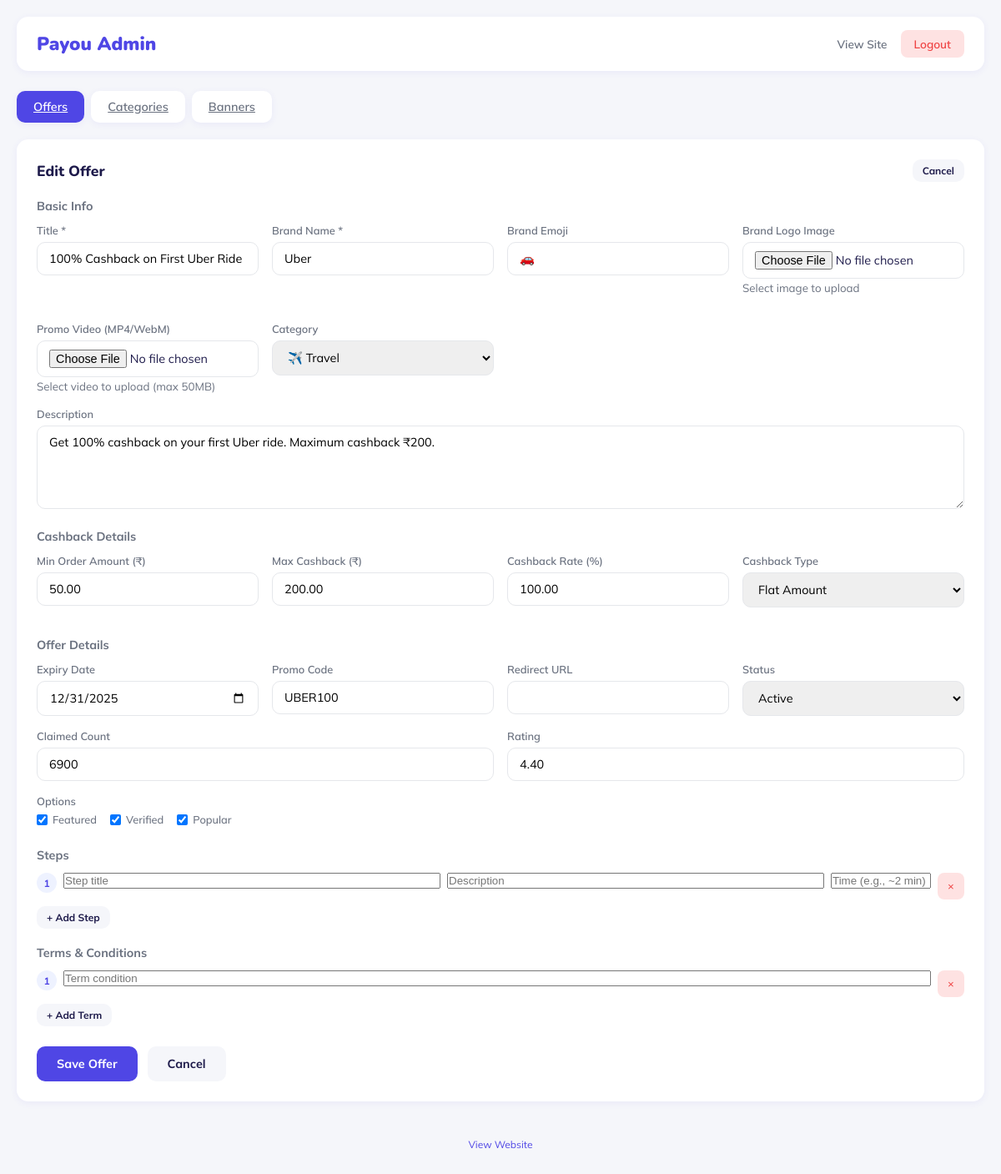
The app's page /admin.php?edit=5 (signed in), older data.
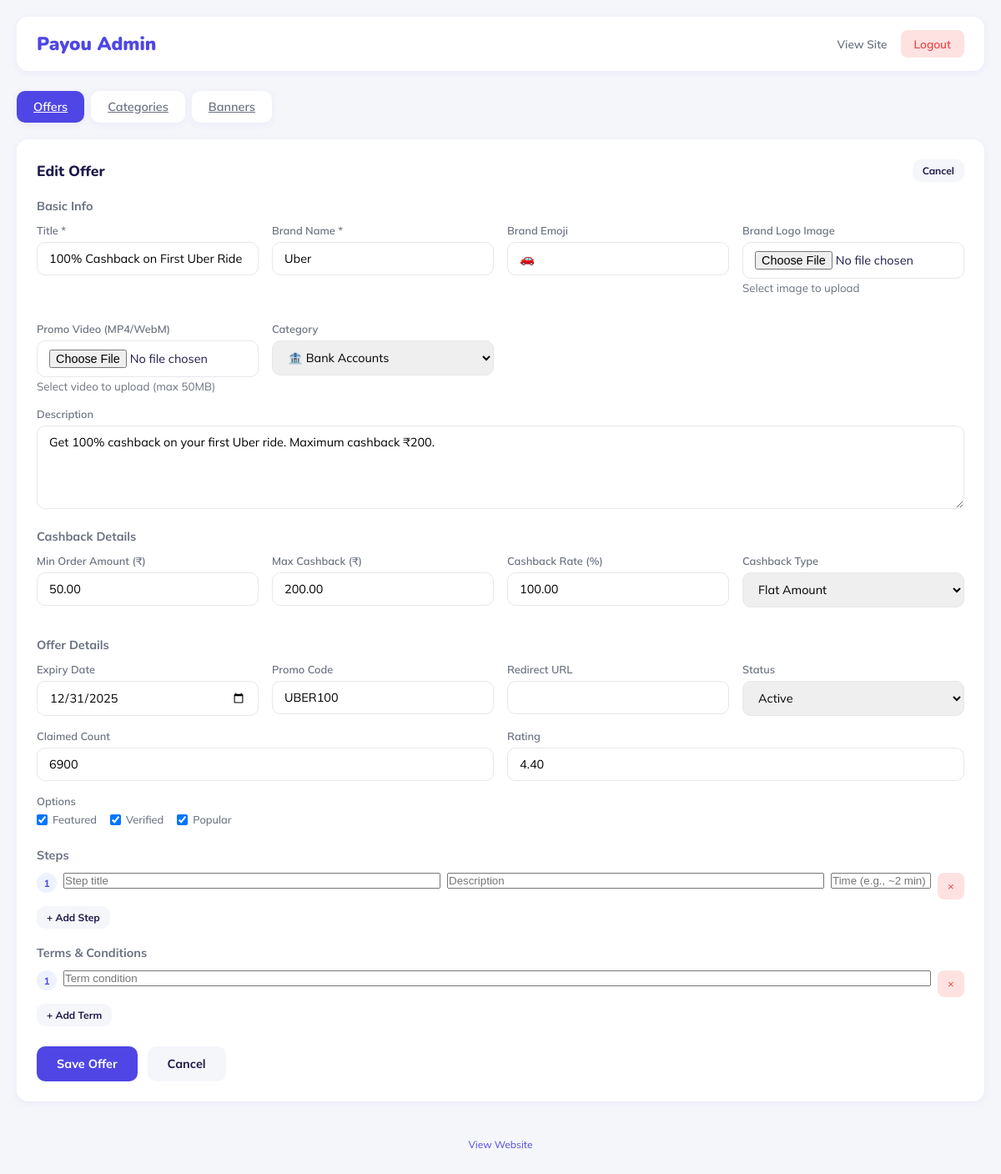
The same page, newer data.
### tables this page shows
CREATE TABLE IF NOT EXISTS offers (
    id INT AUTO_INCREMENT PRIMARY KEY,
    title VARCHAR(255) NOT NULL,
    description TEXT,
    brand_name VARCHAR(100),
    brand_emoji VARCHAR(10) DEFAULT '🎁',
    logo_image VARCHAR(255) DEFAULT '',
    video_file VARCHAR(255) DEFAULT '',
    category VARCHAR(50) DEFAULT 'General',
    min_order_amount DECIMAL(10,2) DEFAULT 0,
    max_cashback DECIMAL(10,2) DEFAULT 0,
    cashback_rate DECIMAL(5,2) DEFAULT 0,
    cashback_type ENUM('flat', 'percentage') DEFAULT 'flat',
    min_amount DECIMAL(10,2) DEFAULT 0,
    max_amount DECIMAL(10,2) DEFAULT 0,
    expiry_date DATE,
    promo_code VARCHAR(50),
    redirect_url VARCHAR(500),
    claimed_count INT DEFAULT 0,
    rating DECIMAL(3,2) DEFAULT 0,
    is_featured TINYINT(1) DEFAULT 0,
    is_verified TINYINT(1) DEFAULT 0,
    is_popular TINYINT(1) DEFAULT 0,
    status ENUM('active', 'expired', 'draft') DEFAULT 'active',
    created_at TIMESTAMP DEFAULT CURRENT_TIMESTAMP,
    updated_at TIMESTAMP DEFAULT CURRENT_TIMESTAMP ON UPDATE CURRENT_TIMESTAMP
);

CREATE TABLE IF NOT EXISTS categories (
    id INT AUTO_INCREMENT PRIMARY KEY,
    name VARCHAR(100) NOT NULL,
    emoji VARCHAR(10) DEFAULT '📌',
    sort_order INT DEFAULT 0
);

### admin.php (the view, shortened to what the changed rows need)
<?php
$message = '';
$message_type = '';
$is_logged_in = isset($_SESSION['admin_logged_in']) && $_SESSION['admin_logged_in'] === true;
$conn = getDB();
$cat_result = $conn->query("SELECT * FROM categories ORDER BY sort_order");
$banners = [];
$offers_result = $conn->query("SELECT * FROM offers ORDER BY created_at DESC");
$edit_offer = null;
$is_new_offer = false;
if (isset($_GET['edit']) && $is_logged_in) {
    $edit_id = intval($_GET['edit']);
    if ($edit_id > 0) {
        $edit_result = $conn->query("SELECT * FROM offers WHERE id = $edit_id");
        $edit_offer = $edit_result->fetch_assoc();
        if ($edit_offer) {
            $steps_result = $conn->query("SELECT * FROM offer_steps WHERE offer_id = $edit_id ORDER BY step_number");
            $edit_offer['steps'] = $steps_result->fetch_all(MYSQLI_ASSOC);
            $terms_result = $conn->query("SELECT * FROM offer_terms WHERE offer_id = $edit_id ORDER BY sort_order");
            $edit_offer['terms'] = $terms_result->fetch_all(MYSQLI_ASSOC);
        }
    }
}
$active_tab = $_GET['tab'] ?? 'offers';
$categories = [];
$cat_result = $conn->query("SELECT * FROM categories ORDER BY sort_order");
while ($row = $cat_result->fetch_assoc()) {
    $categories[] = $row;
}
?>
<!DOCTYPE html>
<html lang="en">
<head>
<link rel="stylesheet" href="https://cdn.hugeicons.com/font/hgi-stroke-rounded.css"/>
</head>
<body>
<?php if (!$is_logged_in): ?>
<div class="password-form">
  <div class="card">
    <h2 class="logo">Pay<span>ou</span> Admin</h2>
    <p>Enter password to access admin panel</p>
    <?php if ($message): ?>
    <div class="message <?php echo $message_type; ?>"><?php echo $message; ?></div>
    <?php endif; ?>
    <form method="post">
      <div class="form-group">
        <input type="password" name="password" placeholder="Enter password" required>
      </div>
      <button type="submit" class="btn btn-primary" style="width: 100%;">Login</button>
    </form>
    <a href="index.php" style="display: block; margin-top: 16px; color: var(--primary); text-decoration: none; font-size: 0.85rem;">← Back to Home</a>
  </div>
</div>
<?php else: ?>
<div class="container">
  <?php if ($active_tab === 'banners'): ?>
  <div class="card">
    <div style="display: flex; justify-content: space-between; align-items: center; margin-bottom: 16px;">
      <h2 class="card-title" style="margin: 0;">Manage Banners</h2>
    </div>
    <form method="post" enctype="multipart/form-data" style="background: var(--bg); padding: 20px; border-radius: 12px; margin-bottom: 20px;">
      <div style="display: grid; grid-template-columns: 1fr 1fr auto auto; gap: 12px; align-items: end;">
        <div class="form-group" style="margin: 0;">
          <label>Upload Banner Image</label>
          <input type="file" name="banner_image" accept="image/*" required>
        </div>
        <div class="form-group" style="margin: 0;">
          <label>Link URL (optional)</label>
          <input type="text" name="banner_link" placeholder="https://example.com">
        </div>
        <div class="form-group" style="margin: 0;">
          <label>Order</label>
          <input type="number" name="banner_order" value="<?php echo count($banners) + 1; ?>" min="1" style="width: 80px;">
        </div>
        <button type="submit" name="upload_banner" class="btn btn-primary">Upload</button>
      </div>
    </form>
    <div style="display: grid; grid-template-columns: repeat(auto-fill, minmax(200px, 1fr)); gap: 16px;">
      <?php foreach ($banners as $banner): ?>
      <div style="border: 1px solid #e5e7eb; border-radius: 12px; overflow: hidden; position: relative;">
        <img src="uploads/<?php echo htmlspecialchars($banner['image_url']); ?>" style="width: 100%; height: 120px; object-fit: cover;">
        <div style="padding: 10px; display: flex; flex-direction: column; gap: 8px;">
          <div style="display: flex; justify-content: space-between; align-items: center;">
            <span class="status-badge status-<?php echo $banner['status']; ?>"><?php echo ucfirst($banner['status']); ?></span>
            <span style="font-size: 0.75rem; color: var(--text-sub);">Order: <?php echo $banner['sort_order']; ?></span>
          </div>
          <div style="display: flex; gap: 8px;">
            <form method="post" style="flex: 1;">
              <input type="hidden" name="banner_id" value="<?php echo $banner['id']; ?>">
              <button type="submit" name="toggle_banner" class="btn btn-secondary btn-sm" style="width: 100%;"><?php echo $banner['status'] === 'active' ? 'Disable' : 'Enable'; ?></button>
            </form>
            <form method="post" onsubmit="return confirm('Delete this banner?');">
              <input type="hidden" name="banner_id" value="<?php echo $banner['id']; ?>">
              <button type="submit" name="delete_banner" class="btn btn-danger btn-sm">Delete</button>
            </form>
          </div>
        </div>
      </div>
      <?php endforeach; ?>
    </div>
    <?php if (empty($banners)): ?>
    <p style="text-align: center; color: var(--text-sub); padding: 40px;">No banners uploaded yet. Upload your first banner above.</p>
    <?php endif; ?>
  </div>
  <?php elseif ($edit_offer || $is_new_offer): ?>
  <div class="card">
    <div style="display: flex; justify-content: space-between; align-items: center; margin-bottom: 20px;">
      <h2 class="card-title" style="margin: 0;"><?php echo ($edit_offer && $edit_offer['id'] > 0) ? 'Edit Offer' : 'Add New Offer'; ?></h2>
      <a href="admin.php?tab=offers" class="btn btn-secondary btn-sm">Cancel</a>
    </div>
    <form method="post" enctype="multipart/form-data">
      <h3 style="font-size: 0.9rem; font-weight: 700; color: var(--text-sub); margin-bottom: 12px;">Basic Info</h3>
      <div class="form-grid">
        <div class="form-group">
          <label>Title *</label>
          <input type="text" name="title" value="<?php echo htmlspecialchars($edit_offer['title'] ?? ''); ?>" required>
        </div>
        <div class="form-group">
          <label>Brand Name *</label>
          <input type="text" name="brand_name" value="<?php echo htmlspecialchars($edit_offer['brand_name'] ?? ''); ?>" required>
        </div>
        <div class="form-group">
          <label>Brand Emoji</label>
          <input type="text" name="brand_emoji" value="<?php echo htmlspecialchars($edit_offer['brand_emoji'] ?? '🎁'); ?>" maxlength="10">
        </div>
        <div class="form-group">
          <label>Brand Logo Image</label>
          <input type="file" id="logo-input" accept="image/*" onchange="uploadFile(this, 'logo')">
          <small style="color: var(--text-sub);">Select image to upload</small>
        </div>
        <div class="form-group">
          <label>Promo Video (MP4/WebM)</label>
          <input type="file" id="video-input" accept="video/mp4,video/webm" onchange="uploadFile(this, 'video')">
          <small style="color: var(--text-sub);">Select video to upload (max 50MB)</small>
        </div>
        <div class="form-group">
          <label>Category</label>
          <select name="category">
            <?php foreach ($categories as $cat): ?>
            <option value="<?php echo $cat['name']; ?>" <?php echo (isset($edit_offer['category']) && $edit_offer['category'] === $cat['name']) ? 'selected' : ''; ?>>
              <?php echo $cat['emoji'] . ' ' . $cat['name']; ?>
            </option>
            <?php endforeach; ?>
          </select>
        </div>
      </div>
      <div class="form-group">
        <label>Description</label>
        <textarea name="description"><?php echo htmlspecialchars($edit_offer['description'] ?? ''); ?></textarea>
      </div>
      <h3 style="font-size: 0.9rem; font-weight: 700; color: var(--text-sub); margin: 20px 0 12px;">Cashback Details</h3>
      <div class="form-grid">
        <div class="form-group">
          <label>Min Order Amount (₹)</label>
          <input type="number" name="min_order_amount" value="<?php echo $edit_offer['min_order_amount'] ?? 0; ?>" min="0" step="1">
        </div>
        <div class="form-group">
          <label>Max Cashback (₹)</label>
          <input type="number" name="max_cashback" value="<?php echo $edit_offer['max_cashback'] ?? 0; ?>" min="0" step="1">
        </div>
        <div class="form-group">
          <label>Cashback Rate (%)</label>
          <input type="number" name="cashback_rate" value="<?php echo $edit_offer['cashback_rate'] ?? 0; ?>" min="0" max="100" step="0.1">
        </div>
        <div class="form-group">
          <label>Cashback Type</label>
          <select name="cashback_type">
            <option value="flat" <?php echo (isset($edit_offer['cashback_type']) && $edit_offer['cashback_type'] === 'flat') ? 'selected' : ''; ?>>Flat Amount</option>
          </select>
        </div>
      </div>
      <h3 style="font-size: 0.9rem; font-weight: 700; color: var(--text-sub); margin: 20px 0 12px;">Offer Details</h3>
      <div class="form-grid">
        <div class="form-group">
          <label>Expiry Date</label>
          <input type="date" name="expiry_date" value="<?php echo $edit_offer['expiry_date'] ?? ''; ?>">
        </div>
        <div class="form-group">
          <label>Promo Code</label>
          <input type="text" name="promo_code" value="<?php echo htmlspecialchars($edit_offer['promo_code'] ?? ''); ?>">
        </div>
        <div class="form-group">
          <label>Redirect URL</label>
          <input type="url" name="redirect_url" value="<?php echo htmlspecialchars($edit_offer['redirect_url'] ?? ''); ?>">
        </div>
        <div class="form-group">
          <label>Status</label>
          <select name="status">
            <option value="active" <?php echo (isset($edit_offer['status']) && $edit_offer['status'] === 'active') ? 'selected' : ''; ?>>Active</option>
          </select>
        </div>
      </div>
      <div class="form-grid">
        <div class="form-group">
          <label>Claimed Count</label>
          <input type="number" name="claimed_count" value="<?php echo $edit_offer['claimed_count'] ?? 0; ?>" min="0">
        </div>
        <div class="form-group">
          <label>Rating</label>
          <input type="number" name="rating" value="<?php echo $edit_offer['rating'] ?? 0; ?>" min="0" max="5" step="0.1">
        </div>
      </div>
      <div class="form-group">
        <label>Options</label>
        <div class="checkbox-group">
          <label><input type="checkbox" name="is_featured" <?php echo (isset($edit_offer['is_featured']) && $edit_offer['is_featured']) ? 'checked' : ''; ?>> Featured</label>
          <label><input type="checkbox" name="is_verified" <?php echo (isset($edit_offer['is_verified']) && $edit_offer['is_verified']) ? 'checked' : ''; ?>> Verified</label>
          <label><input type="checkbox" name="is_popular" <?php echo (isset($edit_offer['is_popular']) && $edit_offer['is_popular']) ? 'checked' : ''; ?>> Popular</label>
        </div>
      </div>
      <h3 style="font-size: 0.9rem; font-weight: 700; color: var(--text-sub); margin: 20px 0 12px;">Steps</h3>
      <div class="steps-list" id="steps-list">
        <?php
        $steps = $edit_offer['steps'] ?? [];
        if (empty($steps)) {
            $steps = [['step_title' => '', 'step_description' => '', 'step_time' => '']];
        }
        foreach ($steps as $i => $step): ?>
        <div class="step-item">
          <span style="width: 24px; height: 24px; background: var(--primary-light); color: var(--primary); border-radius: 50%; display: flex; align-items: center; justify-content: center; font-size: 0.75rem; font-weight: 700; flex-shrink: 0;"><?php echo $i + 1; ?></span>
          <input type="text" name="step_title[]" placeholder="Step title" value="<?php echo htmlspecialchars($step['step_title'] ?? ''); ?>">
          <input type="text" name="step_desc[]" placeholder="Description" value="<?php echo htmlspecialchars($step['step_description'] ?? ''); ?>">
          <input type="text" name="step_time[]" placeholder="Time (e.g., ~2 min)" class="time-input" value="<?php echo htmlspecialchars($step['step_time'] ?? ''); ?>">
          <button type="button" class="remove-btn" onclick="this.parentElement.remove();">×</button>
        </div>
        <?php endforeach; ?>
      </div>
      <button type="button" class="btn btn-secondary btn-sm" onclick="addStep()" style="margin-top: 8px;">+ Add Step</button>
      <h3 style="font-size: 0.9rem; font-weight: 700; color: var(--text-sub); margin: 20px 0 12px;">Terms & Conditions</h3>
      <div class="terms-list" id="terms-list">
        <?php
        $terms = $edit_offer['terms'] ?? [];
        if (empty($terms)) {
            $terms = [['term_text' => '']];
        }
        foreach ($terms as $i => $term): ?>
        <div class="term-item">
          <span style="width: 24px; height: 24px; background: var(--primary-light); color: var(--primary); border-radius: 50%; display: flex; align-items: center; justify-content: center; font-size: 0.75rem; font-weight: 700; flex-shrink: 0;"><?php echo $i + 1; ?></span>
          <input type="text" name="term_text[]" placeholder="Term condition" value="<?php echo htmlspecialchars($term['term_text'] ?? ''); ?>">
          <button type="button" class="remove-btn" onclick="this.parentElement.remove();">×</button>
        </div>
        <?php endforeach; ?>
      </div>
      <button type="button" class="btn btn-secondary btn-sm" onclick="addTerm()" style="margin-top: 8px;">+ Add Term</button>
      <div style="margin-top: 24px; display: flex; gap: 12px;">
        <button type="submit" name="save_offer" class="btn btn-primary">Save Offer</button>
        <a href="admin.php" class="btn btn-secondary">Cancel</a>
      </div>
    </form>
  </div>
  <?php endif; ?>
</div>
<?php endif; ?>
</body>
</html>

Row changes from the older to the newer data that the page shows:
changed through a linked row, offers "100% Cashback on First Uber Ride": category "✈️ Travel" → (not shown)
Text that changed along with them:
form field category: (not shown) → "🏦 Bank Accounts"
